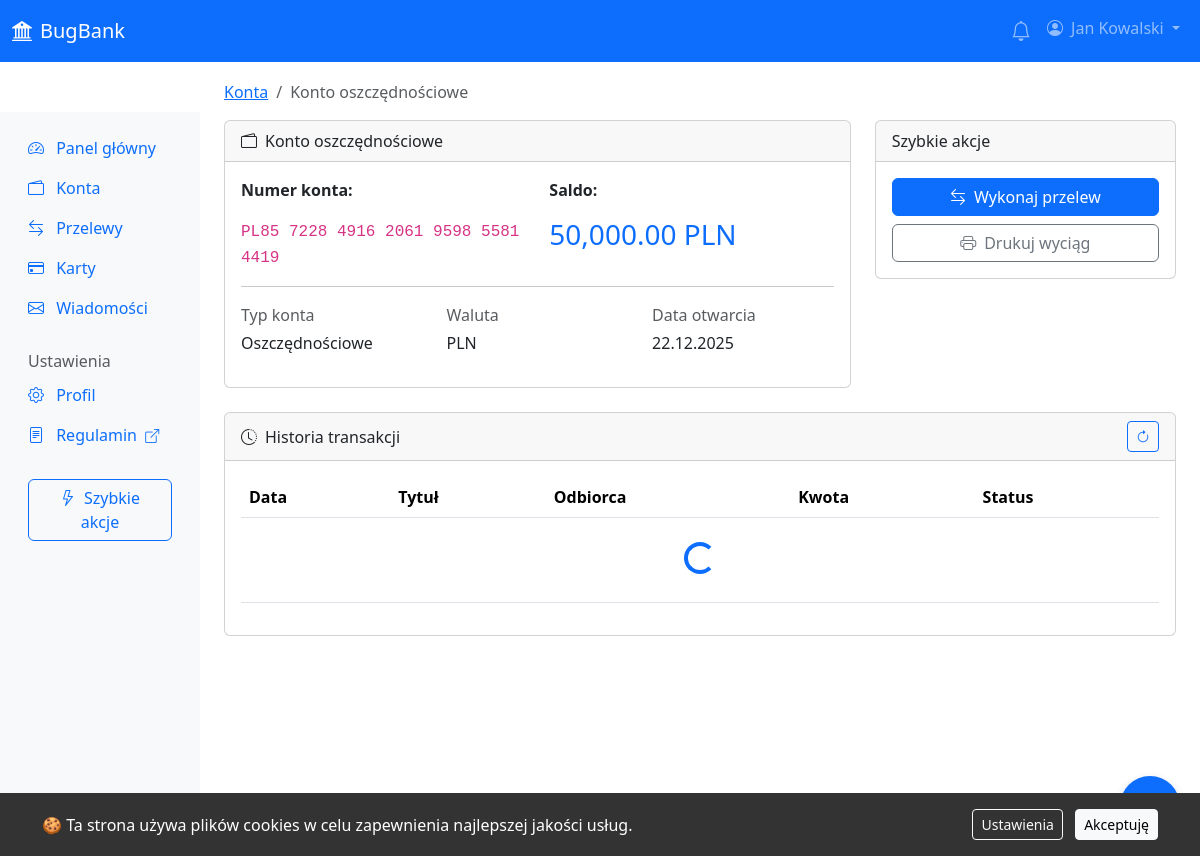
Page /accounts/2 (signed in) on the committed database.
### app/models.py (models this page shows, shortened)
class User(UserMixin, db.Model):
    __tablename__ = 'users'
    id = db.Column(db.Integer, primary_key=True)
    username = db.Column(db.String(64), unique=True, nullable=False, index=True)
    email = db.Column(db.String(120), unique=True, nullable=False)
    password_hash = db.Column(db.String(256), nullable=False)
    first_name = db.Column(db.String(64))
    last_name = db.Column(db.String(64))
    phone = db.Column(db.String(20))
    avatar = db.Column(db.String(256), default='default_avatar.png')
    is_active = db.Column(db.Boolean, default=True)
    is_locked = db.Column(db.Boolean, default=False)
    require_2fa = db.Column(db.Boolean, default=False)
    password_expired = db.Column(db.Boolean, default=False)
    failed_login_attempts = db.Column(db.Integer, default=0)
    language = db.Column(db.String(5), default='pl')
    notifications_enabled = db.Column(db.Boolean, default=True)
    created_at = db.Column(db.DateTime, default=datetime.utcnow)
    last_login = db.Column(db.DateTime)
    accounts = db.relationship('Account', backref='owner', lazy='dynamic')
    messages = db.relationship('Message', backref='recipient', lazy='dynamic')
    @property
    def full_name(self):
        return f"{self.first_name} {self.last_name}"

class Account(db.Model):
    __tablename__ = 'accounts'
    id = db.Column(db.Integer, primary_key=True)
    user_id = db.Column(db.Integer, db.ForeignKey('users.id'), nullable=False)
    account_number = db.Column(db.String(28), unique=True, nullable=False)
    account_name = db.Column(db.String(64), default='Konto główne')
    account_type = db.Column(db.String(20), default='checking')  # checking, savings, business
    balance = db.Column(db.Float, default=0.0)
    currency = db.Column(db.String(3), default='PLN')
    is_active = db.Column(db.Boolean, default=True)
    created_at = db.Column(db.DateTime, default=datetime.utcnow)
    cards = db.relationship('Card', backref='account', lazy='dynamic')
    outgoing_transactions = db.relationship(
        'Transaction',
        foreign_keys='Transaction.from_account_id',
        backref='from_account',
        lazy='dynamic'
    )
    incoming_transactions = db.relationship(
        'Transaction',
        foreign_keys='Transaction.to_account_id',
        backref='to_account',
        lazy='dynamic'
    )
    @property
    def formatted_balance(self):
        return f"{self.balance:,.2f} {self.currency}"
    @property
    def formatted_account_number(self):
        num = self.account_number.replace(' ', '')
        return ' '.join([num[i:i+4] for i in range(0, len(num), 4)])

### app/routes/accounts.py (the view)
@accounts_bp.route('/accounts/<int:account_id>')
@login_required
def account_detail(account_id):
    account = Account.query.filter_by(id=account_id, user_id=current_user.id).first_or_404()
    return render_template('accounts/detail.html', account=account)

### app/templates/accounts/detail.html (shortened to what this page needs)
{% extends "base.html" %}
{% block content %}
<nav aria-label="breadcrumb" class="mb-3">
    <ol class="breadcrumb">
        <li class="breadcrumb-item"><a href="{{ url_for('accounts.list_accounts') }}">Konta</a></li>
        <li class="breadcrumb-item active">{{ account.account_name }}</li>
    </ol>
</nav>
<div class="row mb-4">
    <div class="col-md-8">
        <div class="card">
            <div class="card-header">
                <i class="bi bi-wallet2 me-2"></i>{{ account.account_name }}
            </div>
            <div class="card-body">
                <div class="row">
                    <div class="col-md-6">
                        <p><strong>Numer konta:</strong></p>
                        <code class="fs-6">{{ account.formatted_account_number }}</code>
                    </div>
                    <div class="col-md-6">
                        <p><strong>Saldo:</strong></p>
                        <h3 class="text-primary">{{ account.formatted_balance }}</h3>
                    </div>
                </div>
                <hr>
                <div class="row">
                    <div class="col-md-4">
                        <p class="mb-1 text-muted">Typ konta</p>
                        <p>{{ 'Osobiste' if account.account_type == 'checking' else 'Oszczędnościowe' if account.account_type == 'savings' else 'Firmowe' }}</p>
                    </div>
                    <div class="col-md-4">
                        <p class="mb-1 text-muted">Waluta</p>
                        <p>{{ account.currency }}</p>
                    </div>
                    <div class="col-md-4">
                        <p class="mb-1 text-muted">Data otwarcia</p>
                        <p>{{ account.created_at.strftime('%d.%m.%Y') }}</p>
                    </div>
                </div>
            </div>
        </div>
    </div>
    <div class="col-md-4">
        <div class="card">
            <div class="card-header">Szybkie akcje</div>
            <div class="card-body">
                <a href="{{ url_for('transfers.new_transfer') }}?from={{ account.id }}" class="btn btn-primary w-100 mb-2">
                    <i class="bi bi-arrow-left-right me-2"></i>Wykonaj przelew
                </a>
                <button class="btn btn-outline-secondary w-100" onclick="window.print()">
                    <i class="bi bi-printer me-2"></i>Drukuj wyciąg
                </button>
            </div>
        </div>
    </div>
</div>
<div class="card">
    <div class="card-header d-flex justify-content-between align-items-center">
        <span><i class="bi bi-clock-history me-2"></i>Historia transakcji</span>
        <button class="btn btn-sm btn-outline-primary" id="refresh-btn">
            <i class="bi bi-arrow-clockwise"></i>
        </button>
    </div>
    <div class="card-body">
        <div class="table-responsive">
            <table class="table" id="transactions-table">
                <thead>
                    <tr>
                        <th>Data</th>
                        <th>Tytuł</th>
                        <th>Odbiorca</th>
                        <th>Kwota</th>
                        <th>Status</th>
                    </tr>
                </thead>
                <tbody id="transactions-tbody">
                </tbody>
            </table>
        </div>
    </div>
</div>
{% endblock %}

### app/templates/components/navbar.html (shortened to what this page needs)
<nav class="navbar navbar-expand-lg navbar-dark bg-primary fixed-top">
    <div class="container-fluid">
        <a class="navbar-brand" href="{{ url_for('dashboard.index') }}">
            <i class="bi bi-bank2 me-2"></i>BugBank
        </a>
        <div class="collapse navbar-collapse" id="navbarNav">
            <ul class="navbar-nav ms-auto">
                <li class="nav-item dropdown">
                    <a class="nav-link position-relative" href="#" id="notifications-dropdown"
                       data-bs-toggle="dropdown" aria-expanded="false">
                        <i class="bi bi-bell fs-5"></i>
                    </a>
                </li>
                <li class="nav-item dropdown">
                    <a class="nav-link dropdown-toggle" href="#" id="user-dropdown"
                       data-bs-toggle="dropdown" aria-expanded="false">
                        <i class="bi bi-person-circle me-1"></i>
                        {{ current_user.full_name or current_user.username }}
                    </a>
                </li>
            </ul>
        </div>
    </div>
</nav>

### app/static/css/style.css (style rules this page uses)
body { padding-top: 56px; }

### app/templates/components/chat_widget.html (style rules this page uses)
* { margin: 0; padding: 0; box-sizing: border-box; }
body { font-family: Arial, sans-serif; padding: 15px; background: #f8f9fa; }

### rows in the picture
User: first_name+last_name "Jan Kowalski"
Account: account_name "Konto oszczędnościowe", formatted_account_number "PL85 7228 4916 2061 9598 5581 4419", formatted_balance "50,000.00 PLN", account_type "Oszczędnościowe", currency "PLN", created_at "22.12.2025"
